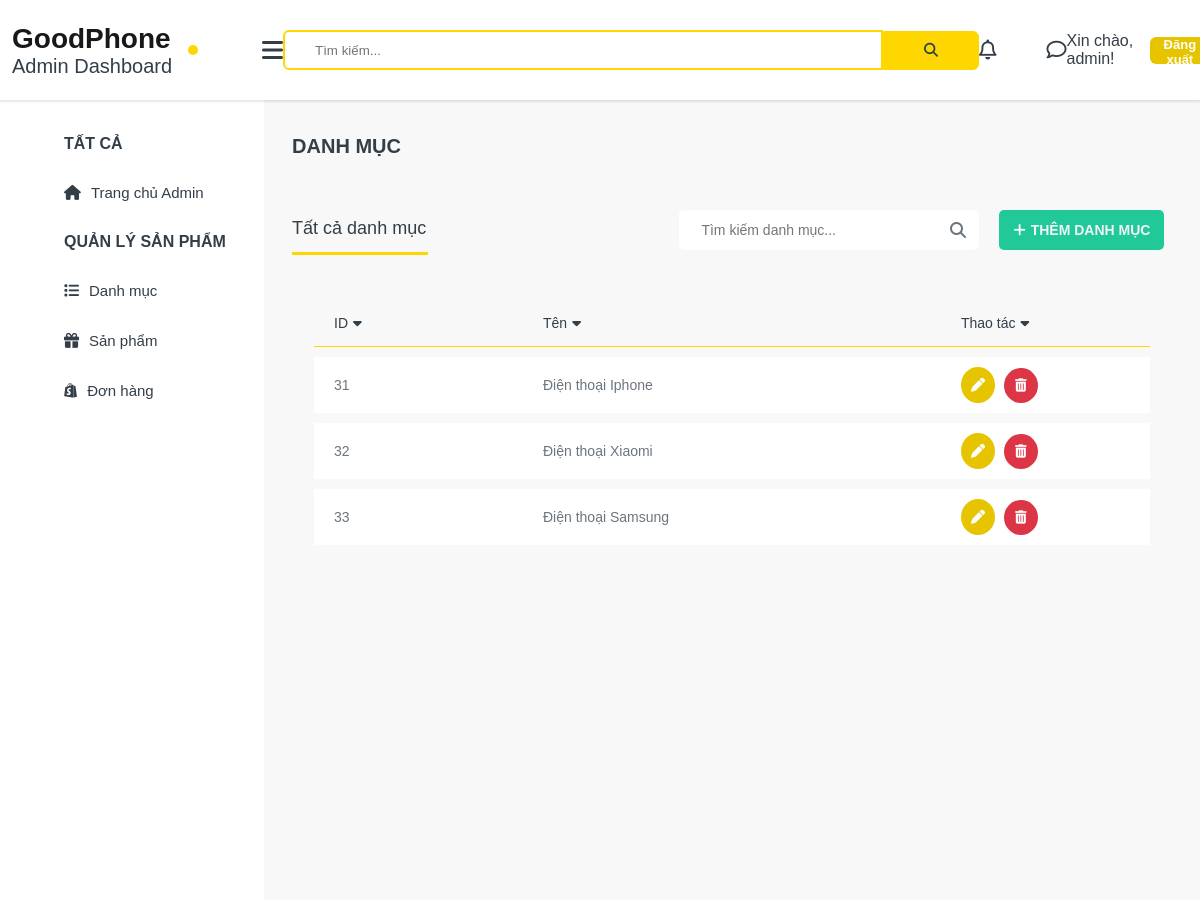
Page /admin/quanlydanhmuc.php (signed in) on the committed database.
### tables this page shows
CREATE TABLE `categories` (
  `ID` int(11) NOT NULL,
  `Name` varchar(100) NOT NULL,
  `imageCaterogy` varchar(255) NOT NULL
);

### admin/quanlydanhmuc.php (the view, shortened to what this page needs)
<?php
include_once "../admin/includes/header-admin.php";
include_once "../admin/includes/sidebar-admin.php";
include_once "../admin/includes/footer-admin.php";
?>
<article>
    <div class="content-container">
        <section id="section-quanlydanhmuc">
            <div class="form-qldm">
                <div class="quanlydanhmuc-title">
                    <h2>DANH MỤC</h2>
                </div>
                <div class="quanlydanhmuc-search">
                    <div class="all-danhmuc">
                        <h3 id="all-cate">Tất cả danh mục</h3>
                    </div>
                    <div class="find-all">
                        <i class="fa-solid fa-magnifying-glass" id="search-icon"></i>
                        <input type="search" placeholder="Tìm kiếm danh mục...">
                        <div class="btn-add-category">
                            <button type="button" onclick="showAddCategory()"><i class="fa-solid fa-plus"
                                    id="add-icon"></i>THÊM DANH MỤC</button>
                        </div>
                    </div>
                </div>
                <div class="form-qldm-container">
                    <div class="table-category">
                        <?php
                                $sql = "SELECT ID, Name, imageCaterogy FROM categories";
                                $result = mysqli_query($conn, $sql);?>
                        <table>
                            <thead>
                                <tr>
                                    <th>ID<i class="fa-solid fa-caret-down"></i></th>
                                    <th>Tên<i class="fa-solid fa-caret-down"></i></th>
                                    <th class="thaotac">Thao tác<i class="fa-solid fa-caret-down"></i></th>
                                </tr>
                            </thead>
                            <tbody>
                                <?php
                                if ($result->num_rows > 0) {
                                    while($row = $result->fetch_assoc()) {
                                        echo "<tr>";
                                        echo "<td class='small-column'>" . $row["ID"] . "</td>";
                                        echo "<td class='large-column'>" . $row["Name"] . "</td>";
                                        echo "<td class='small-column'>
                                                <a id='actinon-edit-btn' href='edit_category.php?id=" . $row["ID"] . "'><i class='fa-solid fa-pen'></i></a>
                                                <button id='actinon-delete-btn' onclick='deleteCategory(" . $row["ID"] . ")'><i class='fa-solid fa-trash-can'></i></button></td>";
                                        echo "</tr>";
                                    }
                                } else {
                                    echo "<tr><td colspan='3'>No categories found.</td></tr>";
                                }
                            ?>
                            </tbody>
                        </table>
                    </div>
                </div>
            </div>
        </section>
    </div>
</article>

### admin/assets/css/admin.css (style rules this page uses)
* { margin: 0; padding: 0; box-sizing: border-box; }
body { font-family: 'Poppins', sans-serif; }
html { scroll-behavior: smooth; }
:root { --primary: #3399ff; --secondary: #ebedef; --success: #51cc8a; --danger: #ef376e; --warning: #ffcc00; --info: #747af2; --light: #f0f4f7; --dark: #636f83; --text: #37383B; --white: #ffffff; --bs-blue: #0d6efd; --bs-indigo: #6610f2; --bs-purple: #6f42c1; --bs-pink: #d63384; --bs-red: #dc3545; --bs-orange: #fd7e14; --bs-yellow: #fed700; --bs-green: #198754; --bs-teal: #20c997; --bs-cyan: #0dcaf0; --bs-white: #fff; --bs-gray: #6c757d; --bs-ec-dark: #181818; --bs-ec-dark-body: #d9d9d9; --bs-primary: #fed700; --bs-ec-primary: #fed700; --bs-ec-primary-d: #e7c400; --bs-secondary: #6c757d; --bs-success: #198754; --bs-info: #0dcaf0; --bs-warning: #fed700; --bs-danger: #dc3545; --bs-light: #f8f9fa; --bs-dark: #333e48; --bs-dark1: #F5F5F5; --bs-dark2: #EAEAEA; --bs-dark3: #F8F8F8; --bs-gradient: linear-gradient(180deg, rgba(255, 255, 255, 0.15), rgba(255, 255, 255, 0)); }
article { width: 78%; height: 100vh; background-color: var(--light); position: absolute; top: 100px; right: 0; }
.content-container { width: 100%; height: 100%; background-color: var(--success); display: flex; justify-content: center; align-items: flex-start; }
#section-quanlydanhmuc { width: 100%; height: 100%; background-color: var(--danger); }
.quanlydanhmuc-title { width: 94%; height: 80px; padding-top: 15px; margin: 0 auto; }
.quanlydanhmuc-title h2 { font-size: 20px; font-weight: 700; color: var(--bs-dark); }
.form-qldm { display: flex; flex-direction: column; align-items: center; width: 100%; height: 100%; padding: 20px 0px; background-color: var(--bs-dark3); }
.form-qldm-container { width: 100%; height: auto; background-color: var(--bs-dark3); margin: 0 auto; border-radius: 5px; position: relative; padding: 30px 50px; }
.quanlydanhmuc-search { width: 94%; height: 60px; display: flex; justify-content: space-between; align-items: center; margin: 0 auto; position: relative; }
.all-danhmuc { width: 136px; height: 50px; border-bottom: 3px solid var(--bs-ec-primary); display: flex; justify-content: start; align-items: center; }
.all-danhmuc h3 { font-size: 18px; font-weight: 400; color: var(--bs-dark); }
#add-icon { top: 9px; right: 124px; color: var(--bs-white); }
.find-all { display: flex; justify-content: center; align-items: center; position: relative; width: 500px; height: 60px; }
.find-all i#search-icon { position: absolute; top: 22px; right: 206px; color: var(--bs-gray); }
.find-all input { width: 300px; height: 40px; border-radius: 5px; border: 2px solid var(--bs-white); font-size: 14px; outline: none; padding: 0px 20px; margin-right: 20px; }
.btn-add-category button, .btn-add-product button { width: 165px; height: 40px; border-radius: 5px; border: none; font-size: 14px; font-weight: 600; background-color: var(--bs-teal); color: var(--light); cursor: pointer; }
.btn-add-category, .btn-add-product { display: flex; justify-content: space-between; align-items: center; }
.btn-add-category i, .btn-add-product i { font-size: 14px; margin-right: 5px; }
.table-category { width: 100%; height: auto; margin: 0 auto; }
.table-category table { border-collapse: 0; width: 100%; border-spacing: 0 10px; }
.table-category table thead tr th { padding: 15px 20px; font-size: 14px; font-weight: 500; color: var(--bs-dark); text-align: left; border-bottom: 1px solid var(--bs-ec-primary); }
.table-category table thead tr th i { margin-left: 5px; }
.table-category table tbody tr td { text-align: left; padding: 10px 20px; font-size: 14px; color: var(--bs-gray); background-color: var(--bs-white); }
.large-column { width: 40%; }
.small-column { width: 20%; }
#actinon-edit-btn { display: inline-block; padding: 10px 10px; background-color: var(--bs-ec-primary-d); border-radius: 50%; border: none; color: var(--bs-white); cursor: pointer; transition: all 0.3s ease; margin-right: 5px; }
#actinon-delete-btn { display: inline-block; padding: 10px 11px; background-color: var(--bs-danger); border-radius: 50%; border: none; color: var(--bs-white); cursor: pointer; transition: all 0.3s ease; }
.large-column { width: 20%; }
.small-column { width: 10%; }

### rows in the picture
categories: ID "31", Name "Điện thoại Iphone"
categories: ID "32", Name "Điện thoại Xiaomi"
categories: ID "33", Name "Điện thoại Samsung"

### other values in the picture
$_SESSION['username'] "admin"
